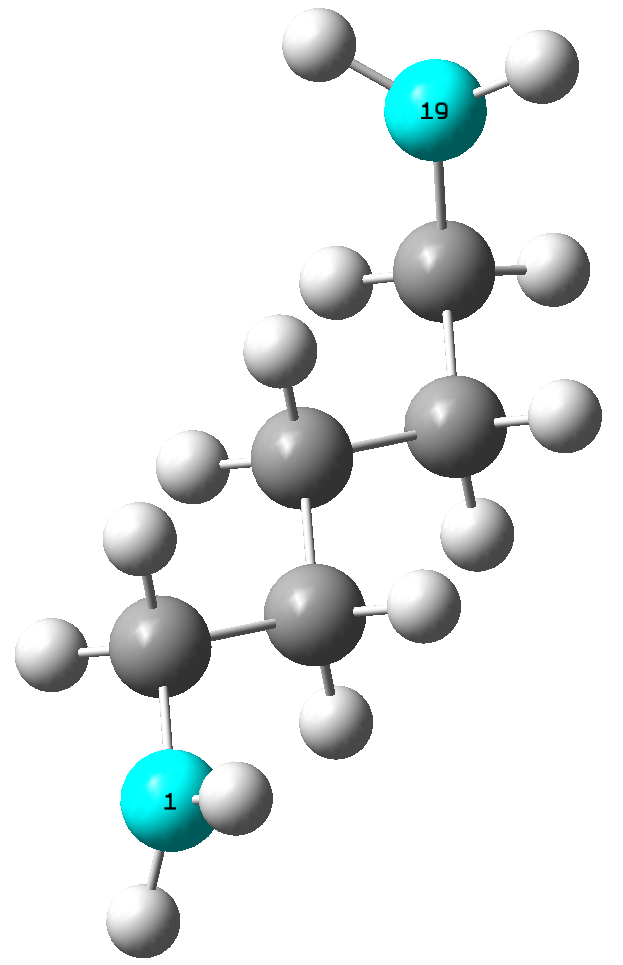
#> input picture exe07/task1/painting/C7H14.png, 623 x 965 px
$ python exe7task1.py
#> lines starting #> are read from the running program, lines starting #| are printed output that depends on the picture
import matplotlib as mpl
import matplotlib.pyplot as plt
import numpy as np

mpl.rcParams["font.sans-serif"] = ["SimHei"]
mpl.rcParams["axes.unicode_minus"] = False

outfile1 = plt.imread("C7H14.png")
#> outfile1 is the input picture: shape (965, 623, 4) float32; mean R, G, B, A 0.896, 0.915, 0.915, 1
outfile2 = plt.imread("000028.png")
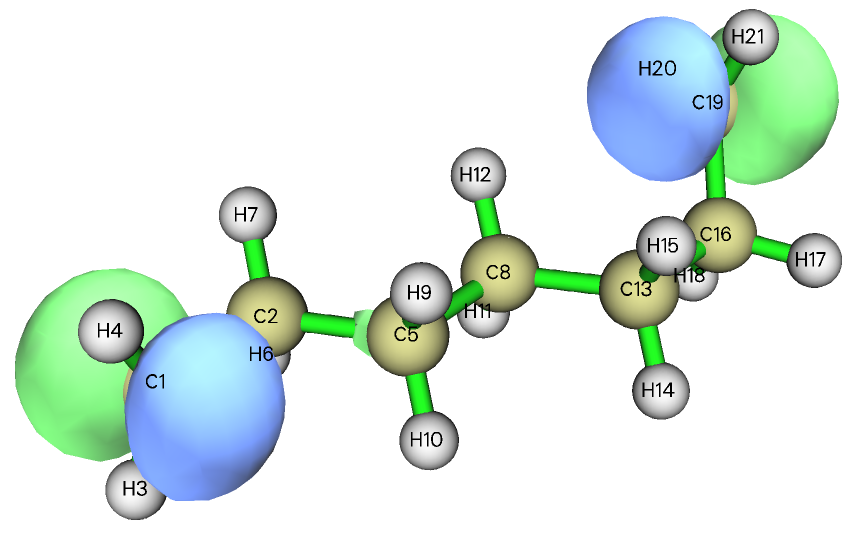
#> input picture exe07/task1/painting/000028.png, 1702 x 1095 px (shown at 1/2 size)
#> outfile2 is the input picture: shape (1095, 1702, 3) float32; mean R, G, B 0.868, 0.921, 0.897
outfile3 = plt.imread("000029.png")
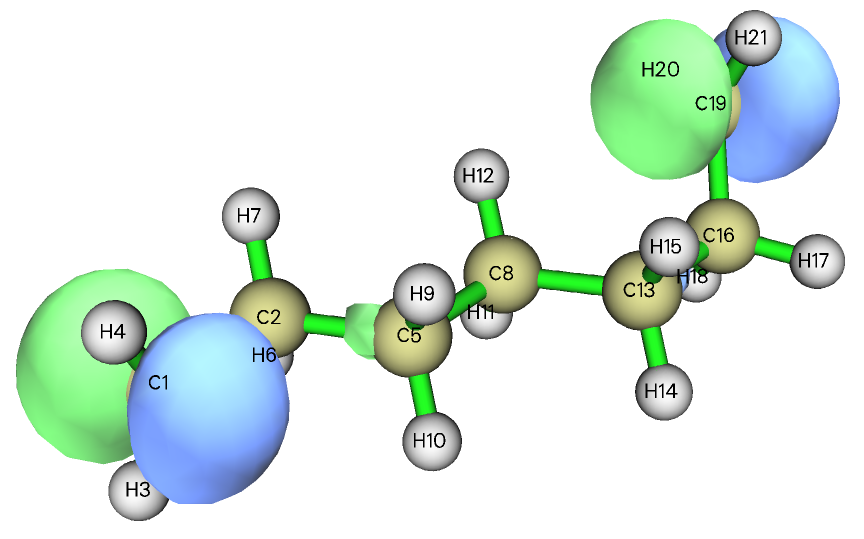
#> input picture exe07/task1/painting/000029.png, 1728 x 1077 px (shown at 1/2 size)
#> outfile3 is the input picture: shape (1077, 1728, 3) float32; mean R, G, B 0.867, 0.923, 0.891

fig = plt.figure(dpi=100,figsize=(8,8))

ax1 = fig.add_subplot(121)						# 绘制左边的子图
ax1.imshow(outfile1)
ax1.set_axis_off()
ax1.set_title("(a) 分子骨架中标号为0和18的C原子的位置", y=-0.105)

ax2 = fig.add_subplot(222)						# 绘制右上角子图
ax2.imshow(outfile2)
ax2.set_axis_off()
ax2.set_title("(b) 标号为28的SOMO", y=-0.20)

ax3 = fig.add_subplot(224)						# 绘制右下角子图
ax3.imshow(outfile3)
ax3.set_axis_off()
ax3.set_title("(c) 标号为29的SOMO", y=-0.15)

fig.suptitle("图7-1 分子骨架中标号为0和18的C原子的位置及其上SOMO轨道", y=0.05, va="top")

#plt.subplots_adjust()
plt.tight_layout(h_pad=0, w_pad=0)

plt.show()
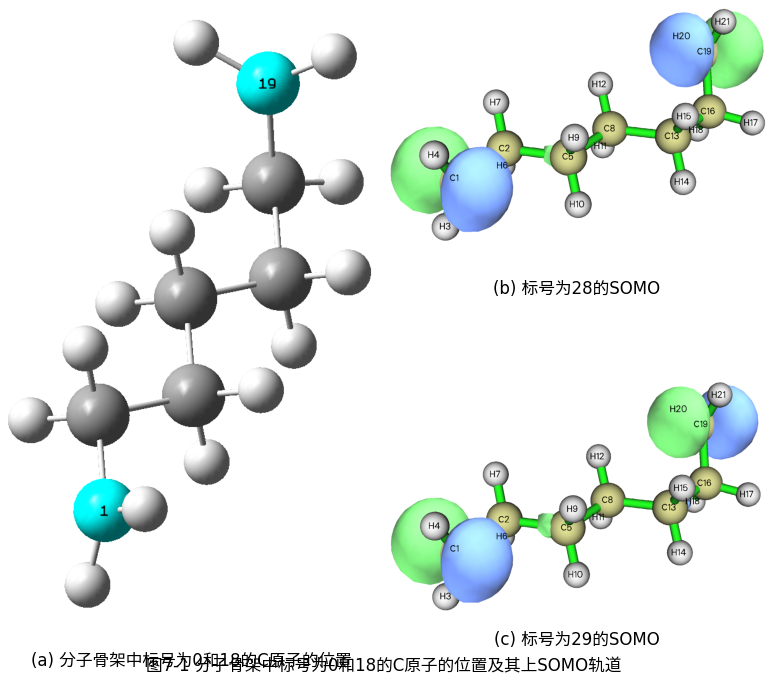
#> figure drawn by matplotlib, 3 panels
